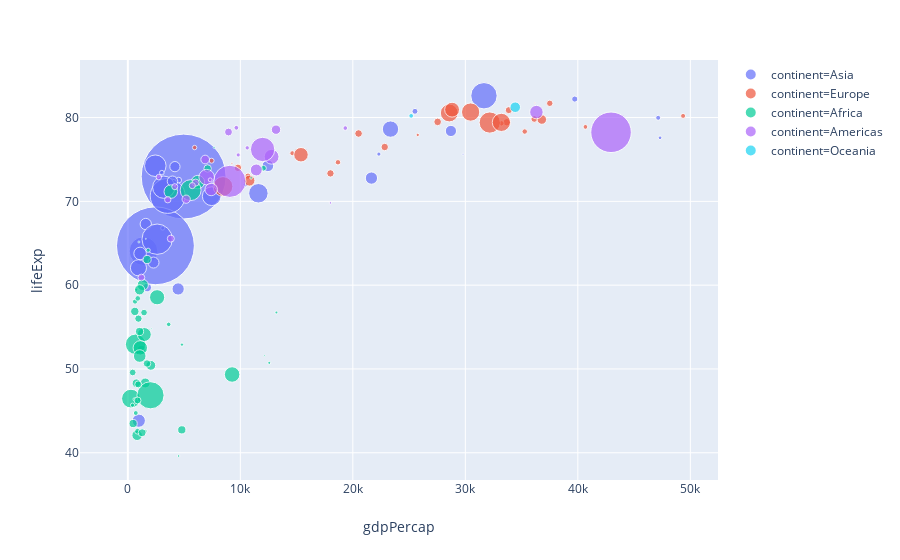

The code cell stored with this chart in its notebook:
### Code cell
gapminder = px.data.gapminder()
gapminder2007 = gapminder.query("year == 2007")

px.scatter(gapminder2007, x="gdpPercap", y="lifeExp", color="continent",
           size="pop", size_max=60, hover_name="country")

### Figure 1 — Plotly figure (JSON) as saved in the notebook; plotly's stock layout.template omitted (floating-point values rounded to 4 significant figures)
{"data": [{"hoverlabel": {"namelength": 0}, "hovertemplate": "<b>%{hovertext}</b><br><br>continent=Asia<br>gdpPercap=%{x}<br>lifeExp=%{y}<br>pop=%{marker.size}", "hovertext": ["Afghanistan", "Bahrain", "Bangladesh", "Cambodia", "China", "Hong Kong, China", "India", "Indonesia", "Iran", "Iraq", "Israel", "Japan", "Jordan", "Korea, Dem. Rep.", "Korea, Rep.", "Kuwait", "Lebanon", "Malaysia", "Mongolia", "Myanmar", "Nepal", "Oman", "Pakistan", "Philippines", "Saudi Arabia", "Singapore", "Sri Lanka", "Syria", "Taiwan", "Thailand", "Vietnam", "West Bank and Gaza", "Yemen, Rep."], "legendgroup": "continent=Asia", "marker": {"color": "#636efa", "size": [31889923, 708573, 150448339, 14131858, 1318683096, 6980412, 1110396331, 223547000, 69453570, 27499638, 6426679, 127467972, 6053193, 23301725, 49044790, 2505559, 3921278, 24821286, 2874127, 47761980, 28901790, 3204897, 169270617, 91077287, 27601038, 4553009, 20378239, 19314747, 23174294, 65068149, 85262356, 4018332, 22211743], "sizemode": "area", "sizeref": 366300.0, "symbol": "circle"}, "mode": "markers", "name": "continent=Asia", "showlegend": true, "type": "scatter", "uid": "f0da8109-fed4-41b7-b0de-f1b325894ae3", "x": [974.6, 29800.0, 1391.0, 1714.0, 4959.0, 39720.0, 2452.0, 3541.0, 11610.0, 4471.0, 25520.0, 31660.0, 4519.0, 1593.0, 23350.0, 47310.0, 10460.0, 12450.0, 3096.0, 944, 1091.0, 22320.0, 2606.0, 3190.0, 21650.0, 47140.0, 3970.0, 4185.0, 28720.0, 7458.0, 2442.0, 3025.0, 2281.0], "xaxis": "x", "y": [43.83, 75.64, 64.06, 59.72, 72.96, 82.21, 64.7, 70.65, 70.96, 59.55, 80.75, 82.6, 72.53, 67.3, 78.62, 77.59, 71.99, 74.24, 66.8, 62.07, 63.78, 75.64, 65.48, 71.69, 72.78, 79.97, 72.4, 74.14, 78.4, 70.62, 74.25, 73.42, 62.7], "yaxis": "y"}, {"hoverlabel": {"namelength": 0}, "hovertemplate": "<b>%{hovertext}</b><br><br>continent=Europe<br>gdpPercap=%{x}<br>lifeExp=%{y}<br>pop=%{marker.size}", "hovertext": ["Albania", "Austria", "Belgium", "Bosnia and Herzegovina", "Bulgaria", "Croatia", "Czech Republic", "Denmark", "Finland", "France", "Germany", "Greece", "Hungary", "Iceland", "Ireland", "Italy", "Montenegro", "Netherlands", "Norway", "Poland", "Portugal", "Romania", "Serbia", "Slovak Republic", "Slovenia", "Spain", "Sweden", "Switzerland", "Turkey", "United Kingdom"], "legendgroup": "continent=Europe", "marker": {"color": "#EF553B", "size": [3600523, 8199783, 10392226, 4552198, 7322858, 4493312, 10228744, 5468120, 5238460, 61083916, 82400996, 10706290, 9956108, 301931, 4109086, 58147733, 684736, 16570613, 4627926, 38518241, 10642836, 22276056, 10150265, 5447502, 2009245, 40448191, 9031088, 7554661, 71158647, 60776238], "sizemode": "area", "sizeref": 366300.0, "symbol": "circle"}, "mode": "markers", "name": "continent=Europe", "showlegend": true, "type": "scatter", "uid": "81c5b92d-084f-4e03-a4ee-e4396ff83962", "x": [5937.0, 36130.0, 33690.0, 7446.0, 10680.0, 14620.0, 22830.0, 35280.0, 33210.0, 30470.0, 32170.0, 27540.0, 18010.0, 36180.0, 40680.0, 28570.0, 9254.0, 36800.0, 49360.0, 15390.0, 20510.0, 10810.0, 9787.0, 18680.0, 25770.0, 28820.0, 33860.0, 37510.0, 8458.0, 33200.0], "xaxis": "x", "y": [76.42, 79.83, 79.44, 74.85, 73.0, 75.75, 76.49, 78.33, 79.31, 80.66, 79.41, 79.48, 73.34, 81.76, 78.89, 80.55, 74.54, 79.76, 80.2, 75.56, 78.1, 72.48, 74.0, 74.66, 77.93, 80.94, 80.88, 81.7, 71.78, 79.42], "yaxis": "y"}, {"hoverlabel": {"namelength": 0}, "hovertemplate": "<b>%{hovertext}</b><br><br>continent=Africa<br>gdpPercap=%{x}<br>lifeExp=%{y}<br>pop=%{marker.size}", "hovertext": ["Algeria", "Angola", "Benin", "Botswana", "Burkina Faso", "Burundi", "Cameroon", "Central African Republic", "Chad", "Comoros", "Congo, Dem. Rep.", "Congo, Rep.", "Cote d'Ivoire", "Djibouti", "Egypt", "Equatorial Guinea", "Eritrea", "Ethiopia", "Gabon", "Gambia", "Ghana", "Guinea", "Guinea-Bissau", "Kenya", "Lesotho", "Liberia", "Libya", "Madagascar", "Malawi", "Mali", "Mauritania", "Mauritius", "Morocco", "Mozambique", "Namibia", "Niger", "Nigeria", "Reunion", "Rwanda", "Sao Tome and Principe", "Senegal", "Sierra Leone", "Somalia", "South Africa", "Sudan", "Swaziland", "Tanzania", "Togo", "Tunisia", "Uganda", "Zambia", "Zimbabwe"], "legendgroup": "continent=Africa", "marker": {"color": "#00cc96", "size": [33333216, 12420476, 8078314, 1639131, 14326203, 8390505, 17696293, 4369038, 10238807, 710960, 64606759, 3800610, 18013409, 496374, 80264543, 551201, 4906585, 76511887, 1454867, 1688359, 22873338, 9947814, 1472041, 35610177, 2012649, 3193942, 6036914, 19167654, 13327079, 12031795, 3270065, 1250882, 33757175, 19951656, 2055080, 12894865, 135031164, 798094, 8860588, 199579, 12267493, 6144562, 9118773, 43997828, 42292929, 1133066, 38139640, 5701579, 10276158, 29170398, 11746035, 12311143], "sizemode": "area", "sizeref": 366300.0, "symbol": "circle"}, "mode": "markers", "name": "continent=Africa", "showlegend": true, "type": "scatter", "uid": "14eabb02-5468-4fa3-94fd-3af28d641698", "x": [6223.0, 4797.0, 1441.0, 12570.0, 1217.0, 430.1, 2042.0, 706.0, 1704.0, 986.1, 277.6, 3633.0, 1545.0, 2082.0, 5581.0, 12150.0, 641.4, 690.8, 13210.0, 752.7, 1328.0, 942.7, 579.2, 1463.0, 1569.0, 414.5, 12060.0, 1045.0, 759.3, 1043.0, 1803.0, 10960.0, 3820.0, 823.7, 4811.0, 619.7, 2014.0, 7670.0, 863.1, 1598.0, 1712.0, 862.5, 926.1, 9270.0, 2602.0, 4513.0, 1107.0, 883.0, 7093.0, 1056.0, 1271.0, 469.7], "xaxis": "x", "y": [72.3, 42.73, 56.73, 50.73, 52.3, 49.58, 50.43, 44.74, 50.65, 65.15, 46.46, 55.32, 48.33, 54.79, 71.34, 51.58, 58.04, 52.95, 56.73, 59.45, 60.02, 56.01, 46.39, 54.11, 42.59, 45.68, 73.95, 59.44, 48.3, 54.47, 64.16, 72.8, 71.16, 42.08, 52.91, 56.87, 46.86, 76.44, 46.24, 65.53, 63.06, 42.57, 48.16, 49.34, 58.56, 39.61, 52.52, 58.42, 73.92, 51.54, 42.38, 43.49], "yaxis": "y"}, {"hoverlabel": {"namelength": 0}, "hovertemplate": "<b>%{hovertext}</b><br><br>continent=Americas<br>gdpPercap=%{x}<br>lifeExp=%{y}<br>pop=%{marker.size}", "hovertext": ["Argentina", "Bolivia", "Brazil", "Canada", "Chile", "Colombia", "Costa Rica", "Cuba", "Dominican Republic", "Ecuador", "El Salvador", "Guatemala", "Haiti", "Honduras", "Jamaica", "Mexico", "Nicaragua", "Panama", "Paraguay", "Peru", "Puerto Rico", "Trinidad and Tobago", "United States", "Uruguay", "Venezuela"], "legendgroup": "continent=Americas", "marker": {"color": "#ab63fa", "size": [40301927, 9119152, 190010647, 33390141, 16284741, 44227550, 4133884, 11416987, 9319622, 13755680, 6939688, 12572928, 8502814, 7483763, 2780132, 108700891, 5675356, 3242173, 6667147, 28674757, 3942491, 1056608, 301139947, 3447496, 26084662], "sizemode": "area", "sizeref": 366300.0, "symbol": "circle"}, "mode": "markers", "name": "continent=Americas", "showlegend": true, "type": "scatter", "uid": "df8a4abf-577b-489f-862a-2b7e7e365345", "x": [12780.0, 3822.0, 9066.0, 36320.0, 13170.0, 7007.0, 9645.0, 8948.0, 6025.0, 6873.0, 5728.0, 5186.0, 1202.0, 3548.0, 7321.0, 11980.0, 2749.0, 9809.0, 4173.0, 7409.0, 19330.0, 18010.0, 42950.0, 10610.0, 11420.0], "xaxis": "x", "y": [75.32, 65.55, 72.39, 80.65, 78.55, 72.89, 78.78, 78.27, 72.23, 74.99, 71.88, 70.26, 60.92, 70.2, 72.57, 76.19, 72.9, 75.54, 71.75, 71.42, 78.75, 69.82, 78.24, 76.38, 73.75], "yaxis": "y"}, {"hoverlabel": {"namelength": 0}, "hovertemplate": "<b>%{hovertext}</b><br><br>continent=Oceania<br>gdpPercap=%{x}<br>lifeExp=%{y}<br>pop=%{marker.size}", "hovertext": ["Australia", "New Zealand"], "legendgroup": "continent=Oceania", "marker": {"color": "#19d3f3", "size": [20434176, 4115771], "sizemode": "area", "sizeref": 366300.0, "symbol": "circle"}, "mode": "markers", "name": "continent=Oceania", "showlegend": true, "type": "scatter", "uid": "4a94c49e-a707-4d10-b43c-835332344d35", "x": [34440.0, 25190.0], "xaxis": "x", "y": [81.23, 80.2], "yaxis": "y"}], "layout": {"autosize": true, "grid": {"xaxes": ["x"], "xgap": 0.1, "xside": "bottom", "yaxes": ["y"], "ygap": 0.1, "yside": "left"}, "legend": {"itemsizing": "constant", "tracegroupgap": 0}, "margin": {"t": 60}, "xaxis": {"autorange": true, "range": [-4626.0, 52500.0], "title": {"text": "gdpPercap"}, "type": "linear"}, "yaxis": {"autorange": true, "range": [36.27, 88.74], "title": {"text": "lifeExp"}, "type": "linear"}}}
